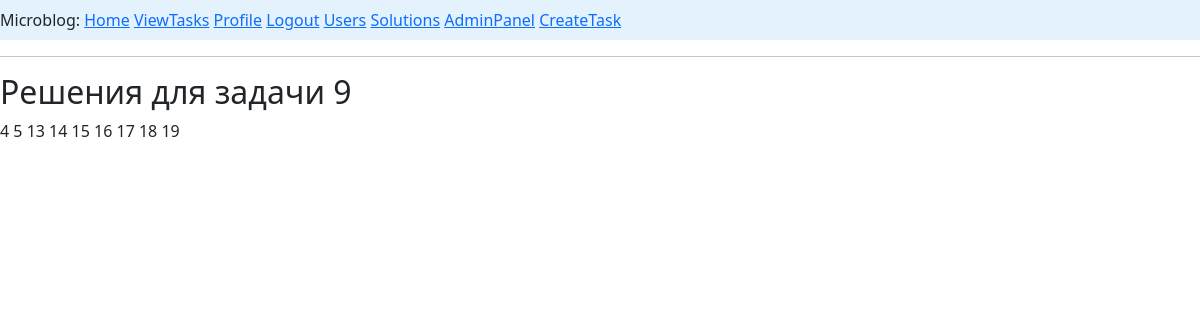
The app's page /task/9/solution (signed in) with its own data.
### app/models.py (models this page shows)
class Solve(db.Model):
    __tablename__ ='solves'
    id: so.Mapped[int] = so.mapped_column(primary_key=True,autoincrement=True)
    content: so.Mapped[str] = so.mapped_column(sa.String, nullable = True)
    accept: so.Mapped[bool] = so.mapped_column(sa.Boolean, default = False)
    created_date: so.Mapped[datetime] = so.mapped_column(
        index=True, default=lambda: datetime.now(timezone.utc))
    user_id: so.Mapped[int] = so.mapped_column(sa.ForeignKey(User.id),
                                               nullable=True)
    task_id: so.Mapped[int] = so.mapped_column(sa.ForeignKey(Task.id),
                                               nullable=True)
    solver: so.Mapped['User'] = so.relationship(back_populates='solve_user')
    task: so.Mapped['Task'] = so.relationship(back_populates='solve_task')

### app/routes.py (the view)
@app.route('/task/<int:id>/solution', methods=['GET','POST'])
@login_required
def solution_task(id):
    if not current_user.is_authenticated:
        return redirect(url_for('index'))
    soltn = db.session.scalars(sa.select(Solve).where(Solve.task_id == id)).all()
    return render_template('solution.html', solution_task=soltn, name=id)

### app/models.py (called while the page is built)
@login.user_loader
def load_user(id):
    return db.session.get(User, int(id))

### app/routes.py (called while the page is built)
@app.before_request
def before_request():
    if current_user.is_authenticated:
        current_user.last_seen = datetime.now(timezone.utc)
        db.session.commit()

### app/templates/solution.html
{% extends "base.html" %}
{% block content %}
<h2>Решения для задачи {{ name }}</h2>
    {%  if solution_task %}
        {% for u in solution_task%}
            <td>{{u.id}}</td>
        {% endfor %}
    {% else %}
    <p class="text-muted">Пока нет ни одного решения для этой задачи.</p>
    {%endif%}
{% endblock %}

### records on screen
Solve: id "4"
Solve: id "5"
Solve: id "13"
Solve: id "14"
Solve: id "15"
Solve: id "16"
Solve: id "17"
Solve: id "18"
Solve: id "19"

### other values on screen
{{ name }} "9"
